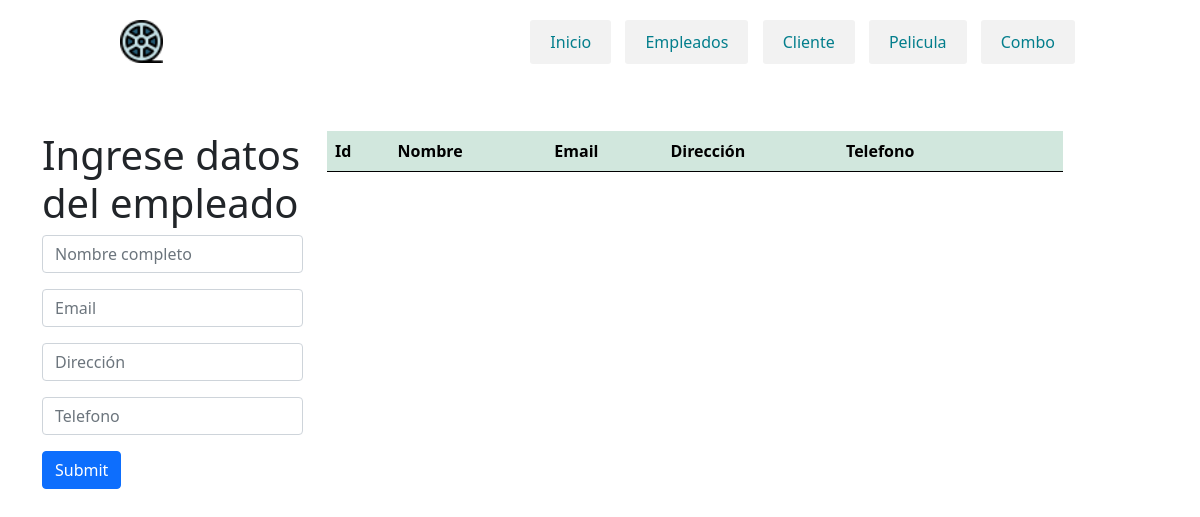
Page /empleado.php on the earlier database version.
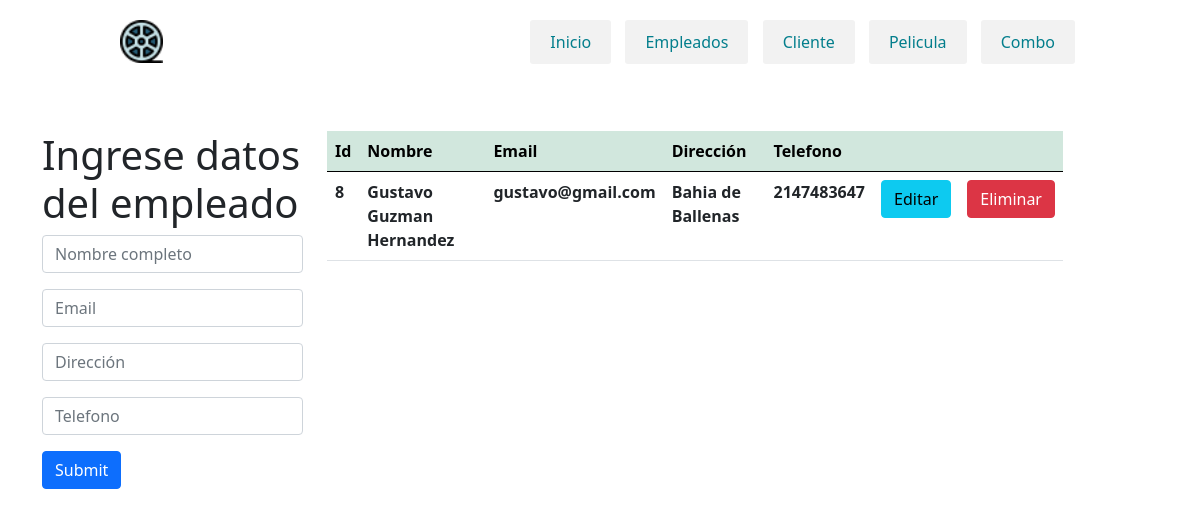
Same page on the later database version.
### tables this page shows
CREATE TABLE `empleado` (
  `id` int(7) NOT NULL,
  `nombre` varchar(50) NOT NULL,
  `email` varchar(50) NOT NULL,
  `direccion` varchar(100) NOT NULL,
  `telefono` int(15) NOT NULL
);

### empleado.php (the view, shortened to what this page needs)
<?php
    $con=conectar();
    include('header.php');
    $sql="SELECT * FROM `empleado`";
    $query=mysqli_query($con,$sql);
?>
<!DOCTYPE html>
<html lang="en">
    <head>
        <link href="css/style.css" rel="stylesheet">
        <link href="https://cdn.jsdelivr.net/npm/bootstrap@5.0.0-beta1/dist/css/bootstrap.min.css" rel="stylesheet">
    </head>
    <body>
            <div class="container mt-5">
                    <div class="row">
                        <div class="col-md-3">
                            <h1>Ingrese datos del empleado</h1>
                            <form action="insertar (1).php" method="POST">
                                    <input type="text" class="form-control mb-3" name="nombre" placeholder="Nombre completo">
                                    <input type="text" class="form-control mb-3" name="email" placeholder="Email">
                                    <input type="text" class="form-control mb-3" name="direccion" placeholder="Dirección">
                                    <input type="text" class="form-control mb-3" name="telefono" placeholder="Telefono">
                                    <input type="submit" class="btn btn-primary">
                                </form>
                        </div>
                        <div class="col-md-8">
                            <table class="table" >
                                <thead class="table-success table-striped" >
                                    <tr>
                                        <th>Id</th>
                                        <th>Nombre</th>
                                        <th>Email</th>
                                        <th>Dirección</th>
                                        <th>Telefono</th>
                                        <th></th>
                                        <th></th>
                                    </tr>
                                </thead>
                                <tbody>
                                        <?php
                                            while($row=mysqli_fetch_array($query)){
                                        ?>
                                            <tr>
                                                <th><?php  echo $row['id']?></th>
                                                <th><?php  echo $row['nombre']?></th>
                                                <th><?php  echo $row['email']?></th>
                                                <th><?php  echo $row['direccion']?></th>
                                                <th><?php  echo $row['telefono']?></th>
                                                <th><a href="actualizar (2).php?id=<?php echo $row['id'] ?>" class="btn btn-info">Editar</a></th>
                                                <th><a href="delete (2).php?id=<?php echo $row['id'] ?>" class="btn btn-danger">Eliminar</a></th>
                                            </tr>
                                        <?php
                                            }
                                        ?>
                                </tbody>
                            </table>
                        </div>
                    </div>
            </div>
    </body>
</html>

Differences in the rows shown:
added empleado: id "8", nombre "Gustavo Guzman Hernandez", email "gustavo@gmail.com", direccion "Bahia de Ballenas", telefono "2147483647"
